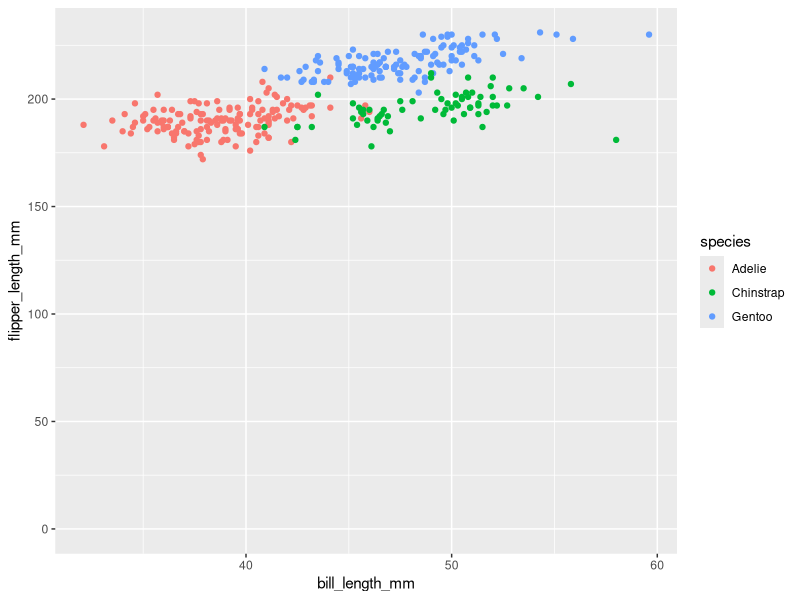

Recreate this plot in R.
## ---- chunk 1
library(tidyverse)
## ---- chunk 2
set.seed(5)

random_df = tibble(
  val = rnorm(10, sd = .5),
  vec_logical = c(TRUE, TRUE, TRUE, TRUE, TRUE, TRUE, TRUE, TRUE, TRUE, TRUE),
  vec_char = c("A", "B", "C", "D", "E", "F", "G", "H", "I", "J"),
  vec_factor = factor(c("pro", "con", "non", "non", "con", "pro", "con", "non", "pro", "non"))
)

## show(random_df)

random_df$vec_logical <- ifelse(random_df$val < 0, FALSE, TRUE)

## show(random_df)
## ---- chunk 3
mean(pull(random_df, val))
mean(pull(random_df, vec_logical))
mean(pull(random_df, vec_char))
mean(pull(random_df, vec_factor))
## ---- chunk 4
as.numeric(pull(random_df, vec_factor))
## ---- chunk 5
data("penguins", package = "palmerpenguins")
names(penguins)
#view(penguins)
head(penguins)
nrow(penguins)
ncol(penguins)
## skimr::skim(penguins)
penguins$flipper_length_mm [is.na(penguins$flipper_length_mm)] <- 0
head(penguins)
mean(pull(penguins, flipper_length_mm))
## ---- chunk 6
ggplot(penguins, aes(x = bill_length_mm, y = flipper_length_mm, color = species)) + geom_point()
## ggsave("scatter_HW1_P2.pdf", height = 4, width = 6)
